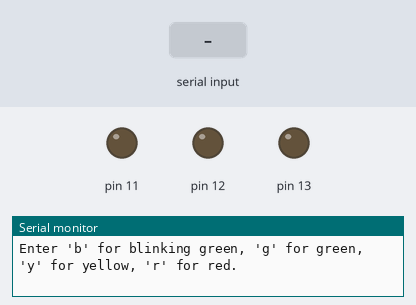
Recording of a sketch running on a simulated Arduino Uno, built with avr-gcc and run on an emulated ATmega328P. On the bench: output pins drawn as LEDs (lit = HIGH), the last lines printed to the serial monitor. Dashed ring = blinking. Inputs (shaded band) come from the test bench.

Above: at 1.2 s.
1.3 s: "b\n" received over Serial
At 2.7 s:
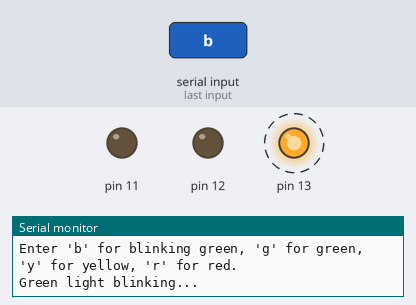
4.3 s: byte 121 ('y') received over Serial
At 7.1 s:
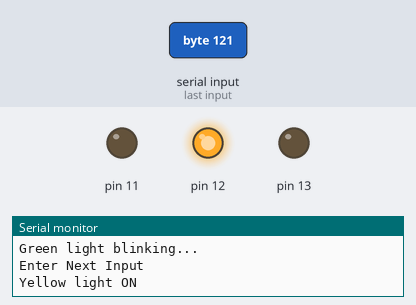
7.3 s: byte 114 ('r') received over Serial
At 8.3 s:
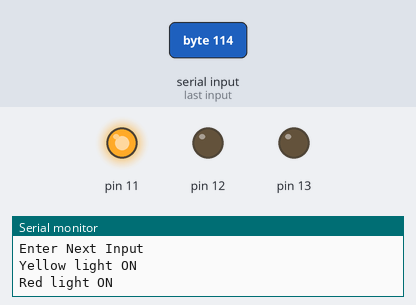
8.8 s: byte 98 ('b') received over Serial
At 9.2 s:
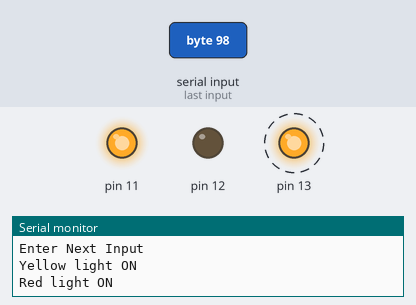
11.8 s: byte 103 ('g') received over Serial
At 14.5 s:
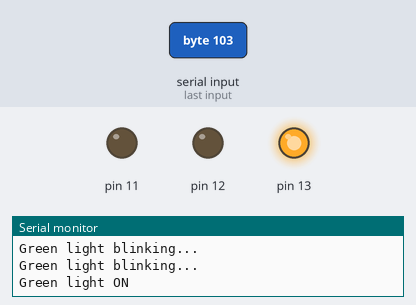
Timing chart, 0 to 16.0 s (numbered marks = the images above; inputs shaded):
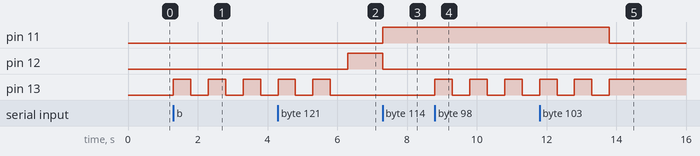

Measured:
- after the input at 1.3 s, pin 13: alternates HIGH for 0.50 s and LOW for 0.50 s, starting at once
- after the input at 4.3 s, pin 12: LOW → HIGH after 2.0 s
- after the input at 7.3 s, pin 11: LOW → HIGH at once; pin 12: HIGH → LOW at once
- after the input at 8.8 s, pin 13: alternates HIGH for 0.50 s and LOW for 0.50 s, starting at once
- after the input at 11.8 s, pin 11: HIGH → LOW after 2.0 s

The sketch:

P3.ino
```cpp
/*Title: Create a program so that when the user enters "b" the green light blinks,
  "g" the green light is illuminated, "y" the yellow light is illuminated and
  "r" the red light is illuminated.
  Name:- Manav Uttekar
  Roll No:- 71
*/

void setup() {
    // put your setup code here, to run once:
    pinMode(13, OUTPUT);
    pinMode(12, OUTPUT);
    pinMode(11, OUTPUT);
    Serial.begin(9600);
    Serial.println("Enter 'b' for blinking green, 'g' for green, 'y' for yellow, 'r' for red.");
  }

  void loop() {
    // put your main code here, to run repeatedly:
    if (Serial.available() > 0) {
      char input = Serial.read();

      if (input == 'b') {
        for (int i = 0; i < 5; i++) {
          digitalWrite(13, HIGH);
          delay(500);
          digitalWrite(13, LOW);
          delay(500);
          Serial.println("Green light blinking...");
        }
      } else if (input == 'g') {
        digitalWrite(13, HIGH);
        digitalWrite(12, LOW);
        digitalWrite(11, LOW);
        Serial.println("Green light ON");
      } else if (input == 'y') {
        digitalWrite(13, LOW);
        digitalWrite(12, HIGH);
        digitalWrite(11, LOW);
        Serial.println("Yellow light ON");
      } else if (input == 'r') {
        digitalWrite(13, LOW);
        digitalWrite(12, LOW);
        digitalWrite(11, HIGH);
        Serial.println("Red light ON");
      } else if (input == '\n') {
        Serial.println("Enter Next Input");
      } else {
        Serial.println("Invalid input! Please enter 'b', 'g', 'y', or 'r'.");
      }
    }
  }
  
```
